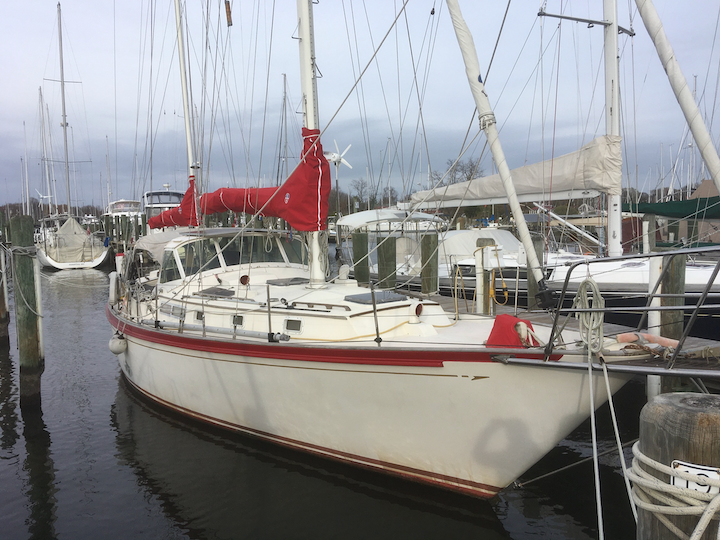
#> input picture ch_11/boat.png, 720 x 540 px, found by its file name
$ python image_filler.py
#> lines starting #> are read from the running program, lines starting #| are printed output that depends on the picture
"""
Python 3 Object-Oriented Programming

Chapter 11. Common Design Patterns
"""
from __future__ import annotations
import abc
from pathlib import Path
from PIL import Image  # type: ignore [import]
from typing import Tuple

Size = Tuple[int, int]


class FillAlgorithm(abc.ABC):
    @abc.abstractmethod
    def make_background(self, img_file: Path, desktop_size: Size) -> Image:
        pass


class TiledStrategy(FillAlgorithm):
    def make_background(self, img_file: Path, desktop_size: Size) -> Image:
#> called with desktop_size = (1920, 1080)
        in_img = Image.open(img_file)
#> in_img is the input picture: PIL image 720x540 RGBA; mean R, G, B, A 144.9, 144.1, 145.5, 255
        out_img = Image.new("RGB", desktop_size)
#> out_img: PIL image 1920x1080 RGB; every value is 0
        num_tiles = [o // i + 1 for o, i in zip(out_img.size, in_img.size)]
#> num_tiles = [3, 3]
        for x in range(num_tiles[0]):
            for y in range(num_tiles[1]):
                out_img.paste(
                    in_img,
                    (
                        in_img.size[0] * x,
                        in_img.size[1] * y,
                        in_img.size[0] * (x + 1),
                        in_img.size[1] * (y + 1),
                    ),
                )
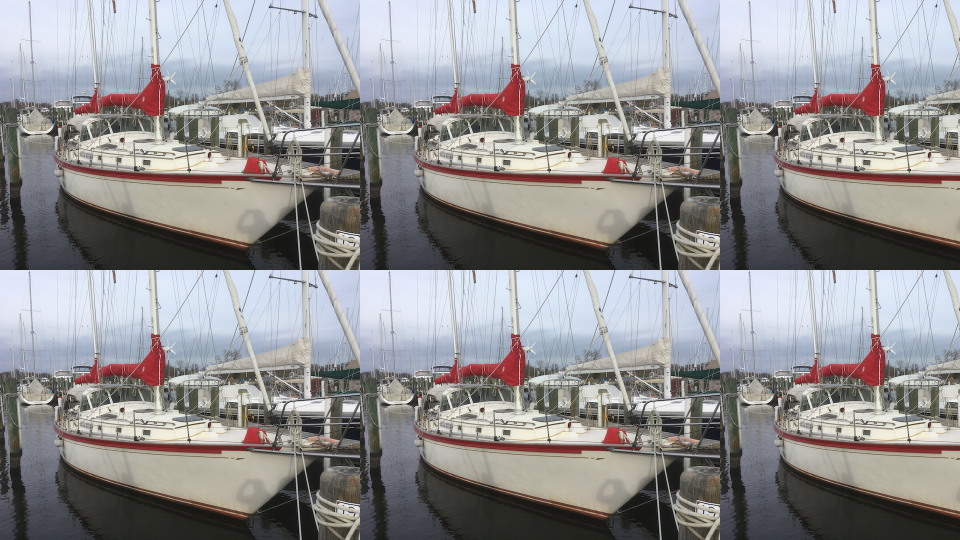
#> out_img: PIL image 1920x1080 RGB (shown at 1/2 size); mean R, G, B 145.5, 144.6, 146
        return out_img


class CenteredStrategy(FillAlgorithm):
    def make_background(self, img_file: Path, desktop_size: Size) -> Image:
#> called with desktop_size = (1920, 1080)
        in_img = Image.open(img_file)
        out_img = Image.new("RGB", desktop_size)
        left = (out_img.size[0] - in_img.size[0]) // 2
#> left = 600
        top = (out_img.size[1] - in_img.size[1]) // 2
#> top = 270
        out_img.paste(
            in_img,
            (left, top, left + in_img.size[0], top + in_img.size[1]),
        )
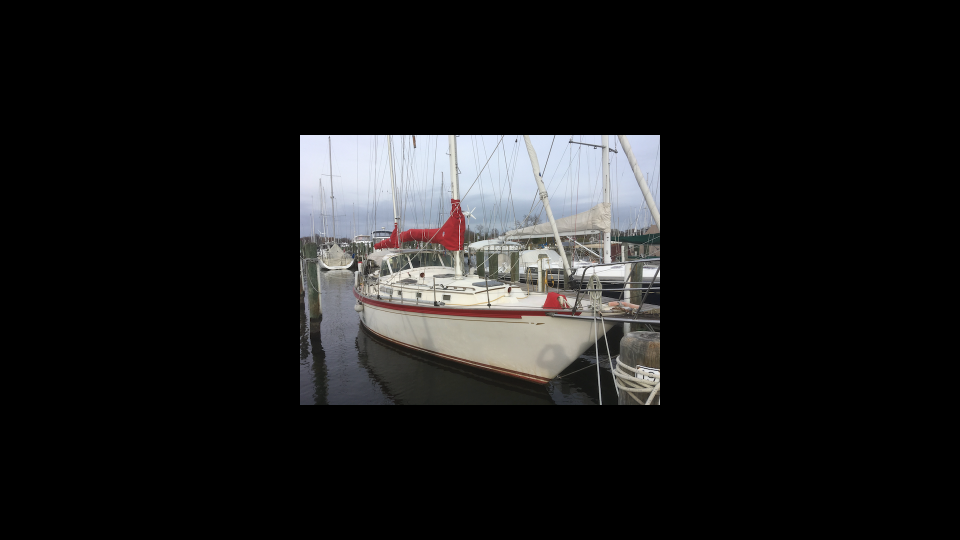
#> out_img: PIL image 1920x1080 RGB (shown at 1/2 size); mean R, G, B 27.2, 27, 27.3
        return out_img


class ScaledStrategy(FillAlgorithm):
    def make_background(self, img_file: Path, desktop_size: Size) -> Image:
#> called with desktop_size = (1920, 1080)
        in_img = Image.open(img_file)
        out_img = in_img.resize(desktop_size)
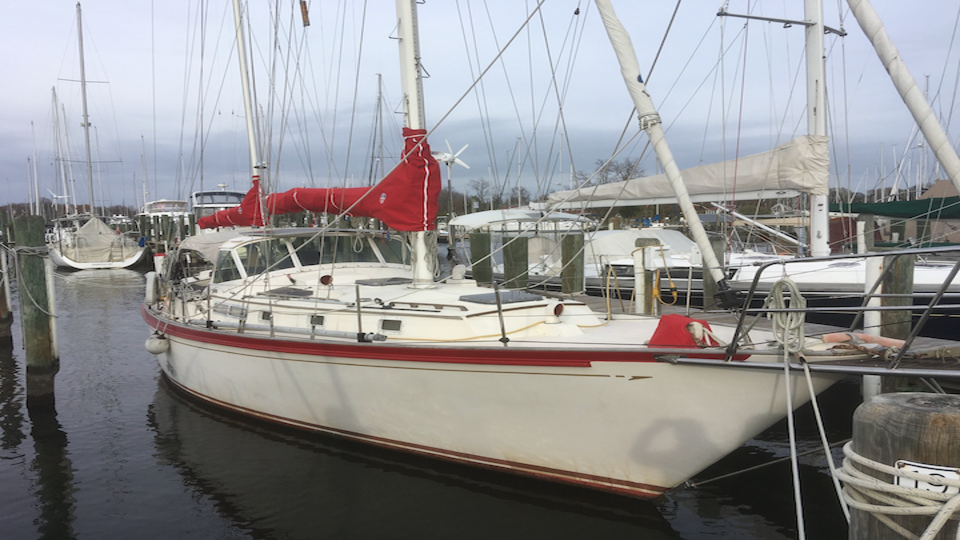
#> out_img: PIL image 1920x1080 RGBA (shown at 1/2 size); mean R, G, B, A 145, 144.2, 145.5, 255
        return out_img


class Resizer:
    def __init__(self, algorithm: FillAlgorithm) -> None:
        self.algorithm = algorithm

    def resize(self, image_file: Path, size: Size) -> Image:
        result = self.algorithm.make_background(image_file, size)
        return result


def main() -> None:
    image_file = Path.cwd() / "boat.png"
    tiled_desktop = Resizer(TiledStrategy())
    tiled_image = tiled_desktop.resize(image_file, (1920, 1080))
    tiled_image.show()

    centered_desktop = Resizer(CenteredStrategy())
    centered_image = centered_desktop.resize(image_file, (1920, 1080))
    centered_image.show()

    scaled_desktop = Resizer(ScaledStrategy())
    scaled_image = scaled_desktop.resize(image_file, (1920, 1080))
    scaled_image.show()


if __name__ == "__main__":
    main()
